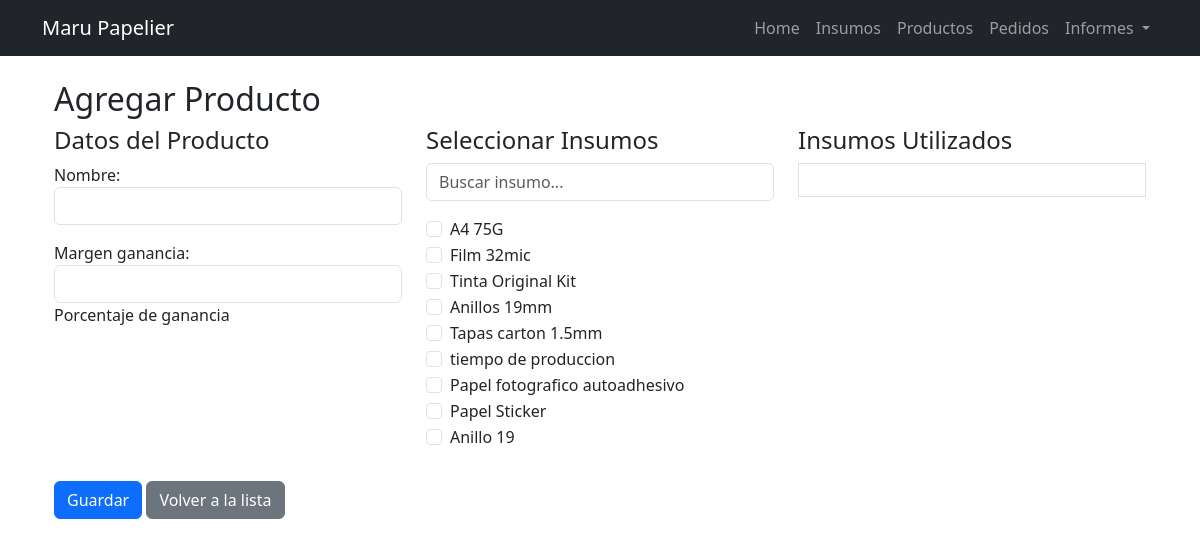
The app's page /gestion/productos/agregar/ with its own data.
### gestion/models.py (models this page shows, shortened)
class Insumo(models.Model):
    nombre = models.CharField(max_length=100)
    cantidad_total = models.PositiveIntegerField(help_text="Cantidad total recibida (ej. 500 hojas)")
    stock = models.PositiveIntegerField(default=0, help_text="Stock actual disponible")
    precio_total = models.DecimalField(max_digits=10, decimal_places=2, help_text="Precio total pagado por la cantidad recibida")
    costo_unitario = models.DecimalField(max_digits=10, decimal_places=4, editable=False, default=0)

### gestion/views.py (the view)
# urls.py: path('productos/agregar/', views.agregar_producto, name='agregar_producto'),
def agregar_producto(request):
    if request.method == "POST":
        producto_form = ProductoForm(request.POST)
        if producto_form.is_valid():
            producto = producto_form.save(commit=False)
            producto.save()
            insumo_ids = request.POST.getlist("insumo")
            cantidades = request.POST.getlist("cantidad")
            for insumo_id, cantidad in zip(insumo_ids, cantidades):
                if cantidad and insumo_id:
                    try:
                        cantidad = float(cantidad)
                        if cantidad > 0:  # ✅ Solo guardar si la cantidad es mayor a 0
                            insumo = Insumo.objects.get(id=int(insumo_id))
                            ProductoInsumo.objects.create(
                                producto=producto, insumo=insumo, cantidad=cantidad
                            )
                    except (Insumo.DoesNotExist, ValueError):
                        pass  # Ignorar si el insumo no existe o la cantidad no es válida
            producto.calcular_precios()
            messages.success(request, "Producto agregado correctamente.")
            return redirect("listar_productos")
    else:
        producto_form = ProductoForm()
    insumos = Insumo.objects.all()
    return render(
        request,
        "gestion/agregar_producto.html",
        {"producto_form": producto_form, "insumos": insumos},
    )

### gestion/forms.py
class ProductoForm(forms.ModelForm):
    class Meta:
        model = Producto
        fields = ['nombre', 'margen_ganancia']
        widgets = {
            'nombre': forms.TextInput(attrs={'class': 'form-control'}),
            'margen_ganancia': forms.NumberInput(attrs={'class': 'form-control'}),
        }

### gestion/templates/gestion/agregar_producto.html (shortened to what this page needs)
{% extends 'gestion/base.html' %}
{% block content %}
<body>
    <div class="container">
        <h2 class="mt-4">Agregar Producto</h2>
        <form method="post">
            <div class="row">
                <div class="col-md-4">
                    <h4>Datos del Producto</h4>
                    <div class="mb-3">
                        {{ producto_form.as_p }}
                    </div>
                </div>
                <div class="col-md-4">
                    <h4>Seleccionar Insumos</h4>
                    <input type="text" id="buscador-insumos" class="form-control mb-3" placeholder="Buscar insumo..." onkeyup="filtrarInsumos()">
                    {% if insumos %}
                        <div class="mb-3">
                            {% for insumo in insumos %}
                                <div class="form-check">
                                    <input class="form-check-input" type="checkbox" id="insumo{{ insumo.id }}"
                                           onclick="toggleInsumo('{{ insumo.id }}', '{{ insumo.nombre }}')">
                                    <label class="form-check-label" for="insumo{{ insumo.id }}">{{ insumo.nombre }}</label>
                                </div>
                            {% endfor %}
                        </div>
                    {% else %}
                        <p class="text-muted">No hay insumos disponibles. Agrega insumos primero.</p>
                    {% endif %}
                </div>
                <div class="col-md-4">
                    <h4>Insumos Utilizados</h4>
                    <div id="insumos-container" class="border p-3"></div>
                </div>
            </div>
            <button type="submit" class="btn btn-primary mt-3">Guardar</button>
            <a href="{% url 'listar_productos' %}" class="btn btn-secondary mt-3">Volver a la lista</a>
        </form>
    </div>
</body>
{% endblock %}

### records on screen
Insumo: nombre "A4 75G"
Insumo: nombre "Film 32mic"
Insumo: nombre "Tinta Original Kit"
Insumo: nombre "Anillos 19mm"
Insumo: nombre "Tapas carton 1.5mm"
Insumo: nombre "tiempo de produccion"
Insumo: nombre "Papel fotografico autoadhesivo"
Insumo: nombre "Papel Sticker"
Insumo: nombre "Anillo 19"
